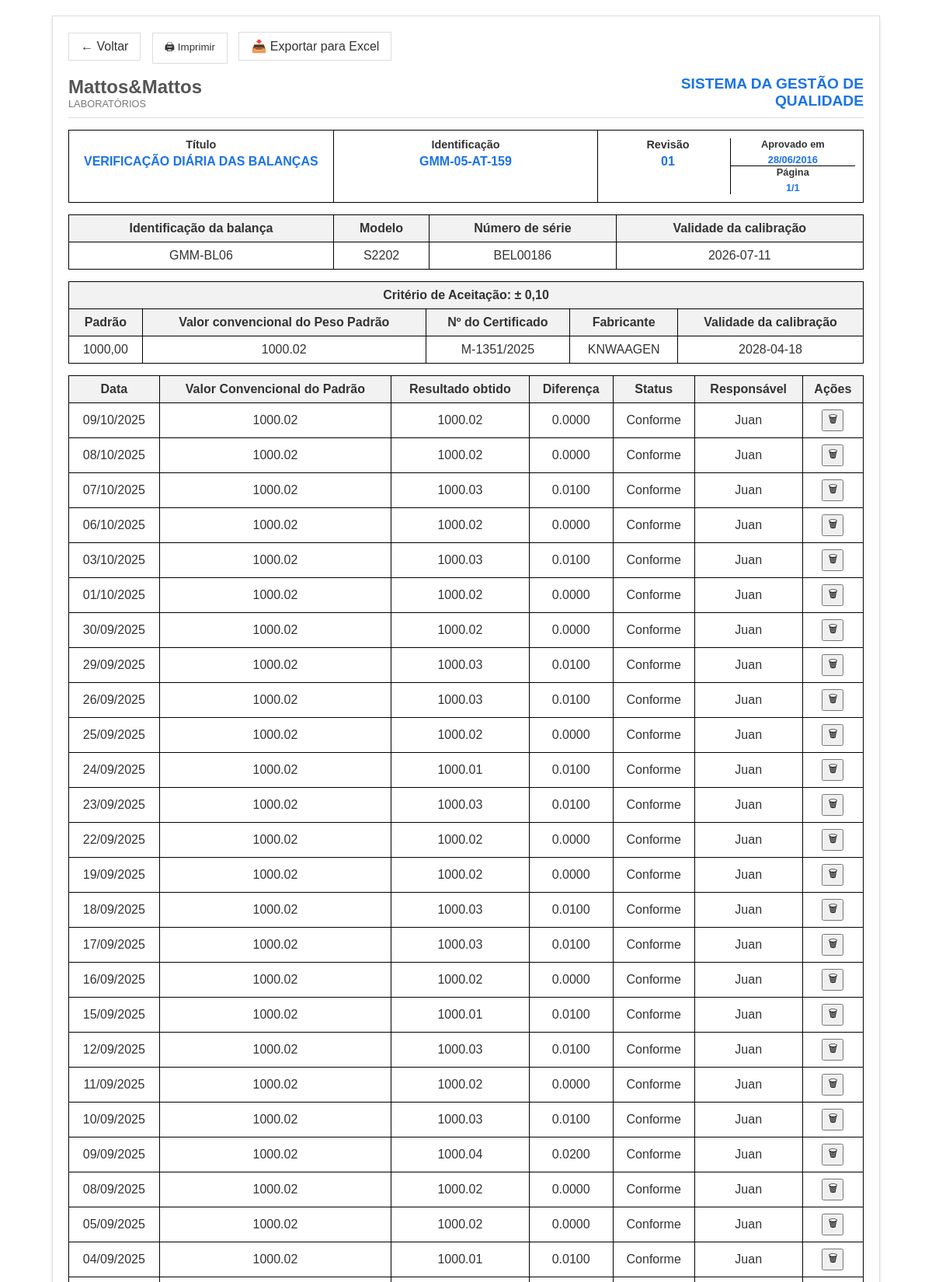
Screenshot of /historico/2 (signed in, upper part) with the database file from the repository.
### app/models.py (models this page shows)
class Balanca(db.Model):
    id = db.Column(db.Integer, primary_key=True)
    identificacao = db.Column(db.String(20), nullable=False, unique=True)
    modelo = db.Column(db.String(50), nullable=False)
    numero_serie = db.Column(db.String(50), nullable=False)
    validade_calibracao = db.Column(db.String(10), nullable=False)
    criterio_aceitacao = db.Column(db.String(20), nullable=False)
    padrao = db.Column(db.String(50), nullable=False)
    valor_convencional = db.Column(db.Float, nullable=False)
    numero_certificado = db.Column(db.String(50), nullable=False)
    fabricante = db.Column(db.String(50), nullable=False)
    validade_padrao = db.Column(db.String(10), nullable=False)
    registros = db.relationship('RegistroDiario', backref='balanca', lazy=True)

class RegistroDiario(db.Model):
    id = db.Column(db.Integer, primary_key=True)
    data = db.Column(db.Date, default=datetime.utcnow)
    resultado_obtido = db.Column(db.Float, nullable=False)
    responsavel = db.Column(db.String(100), nullable=False)
    balanca_id = db.Column(db.Integer, db.ForeignKey('balanca.id'), nullable=False)
    @property
    def diferenca(self):
        return round(abs(self.resultado_obtido - self.balanca.valor_convencional), 4)
    @property
    def status(self):
        criterio_limpo = self.balanca.criterio_aceitacao.replace("±", "").replace(",", ".")
        try:
            criterio = float(criterio_limpo)
        except ValueError:
            criterio = 0.05
        return "Conforme" if self.diferenca <= criterio else "Não Conforme"

### app/routes.py (the view)
@routes_bp.route("/historico/<int:id>")
@login_required
def historico(id):
    balanca = Balanca.query.get_or_404(id)
    registros = RegistroDiario.query.filter_by(balanca_id=id).order_by(RegistroDiario.data.desc()).all()
    return render_template("historico.html", balanca=balanca, registros=registros)

### app/__init__.py (called while the page is built)
def create_app():
    app = Flask(__name__)
    app.config['SECRET_KEY'] = 'sua_chave_secreta_aqui'
    app.config['SQLALCHEMY_DATABASE_URI'] = 'sqlite:////app/instance/balancas.db'
    app.config['SQLALCHEMY_TRACK_MODIFICATIONS'] = False
    db.init_app(app)
    login_manager = LoginManager()
    login_manager.login_view = 'routes.login'
    login_manager.login_message = "Faça login para acessar."
    login_manager.init_app(app)
    @login_manager.user_loader
    def load_user(user_id):
        return User.query.get(int(user_id))
    from .routes import routes_bp
    app.register_blueprint(routes_bp)
    with app.app_context():
        db.create_all()
    return app

### app/templates/historico.html (shortened to what this page needs)
<!DOCTYPE html>
<html lang="pt-br">
<head>
</head>
<body>
    <div class="container">
        <div class="actions">
            <a href="{{ url_for('routes.index') }}" class="back-button">← Voltar</a>
            <button onclick="window.print()" class="print-button">🖨 Imprimir</button>
            <a href="{{ url_for('routes.exportar_excel', id=balanca.id) }}" class="print-button">📥 Exportar para Excel</a>
        </div>
        <div class="logo-header">
            <div class="company-name">
                <h2>Mattos&Mattos</h2>
                <p>LABORATÓRIOS</p>
            </div>
            <div class="system-title">
                <h1>SISTEMA DA GESTÃO DE</h1>
                <h1>QUALIDADE</h1>
            </div>
        </div>
        <div class="title-header">
            <div class="title-section">
                <h3>Título</h3>
                <p class="blue-text">VERIFICAÇÃO DIÁRIA DAS BALANÇAS</p>
            </div>
            <div class="id-section">
                <h3>Identificação</h3>
                <p class="blue-text">GMM-05-AT-159</p>
            </div>
            <div class="revision-section">
                <div>
                    <h3>Revisão</h3>
                    <p class="blue-text">01</p>
                </div>
                <div class="date-section">
                    <div class="approved">
                        <h3 style="font-size: 0.8rem;">Aprovado em</h3>
                        <p class="blue-text" style="font-size: 0.8rem;">28/06/2016</p>
                    </div>
                    <div>
                        <h3 style="font-size: 0.8rem;">Página</h3>
                        <p class="blue-text" style="font-size: 0.8rem;">1/1</p>
                    </div>
                </div>
            </div>
        </div>
        <table>
            <thead>
                <tr>
                    <th>Identificação da balança</th>
                    <th>Modelo</th>
                    <th>Número de série</th>
                    <th>Validade da calibração</th>
                </tr>
            </thead>
            <tbody>
                <tr>
                    <td>{{ balanca.identificacao }}</td>
                    <td>{{ balanca.modelo }}</td>
                    <td>{{ balanca.numero_serie }}</td>
                    <td>{{ balanca.validade_calibracao }}</td>
                </tr>
            </tbody>
        </table>
        <table>
            <thead>
                <tr>
                    <th colspan="5">Critério de Aceitação: ± {{ balanca.criterio_aceitacao }}</th>
                </tr>
                <tr>
                    <th>Padrão</th>
                    <th>Valor convencional do Peso Padrão</th>
                    <th>Nº do Certificado</th>
                    <th>Fabricante</th>
                    <th>Validade da calibração</th>
                </tr>
            </thead>
            <tbody>
                <tr>
                    <td>{{ balanca.padrao }}</td>
                    <td>{{ balanca.valor_convencional }}</td>
                    <td>{{ balanca.numero_certificado }}</td>
                    <td>{{ balanca.fabricante }}</td>
                    <td>{{ balanca.validade_padrao }}</td>
                </tr>
            </tbody>
        </table>
        <table>
            <thead>
                <tr>
                    <th>Data</th>
                    <th>Valor Convencional do Padrão</th>
                    <th>Resultado obtido</th>
                    <th>Diferença</th>
                    <th>Status</th>
                    <th>Responsável</th>
                    {% if current_user.is_authenticated %}
                    <th>Ações</th>
                    {% endif %}
                </tr>
            </thead>
            <tbody>
                {% for r in registros %}
                <tr>
                    <td>{{ r.data.strftime('%d/%m/%Y') }}</td>
                    <td>{{ balanca.valor_convencional }}</td>
                    <td>{{ r.resultado_obtido }}</td>
                    <td>{{ "%.4f"|format(r.diferenca) }}</td>
                    <td>{{ r.status }}</td>
                    <td>{{ r.responsavel }}</td>
                    {% if current_user.is_authenticated %}
                    <td>
                        <form method="POST" action="{{ url_for('routes.excluir_registro', id=r.id, balanca_id=balanca.id) }}" onsubmit="return confirm('Excluir este registro?');">
                            <button type="submit" class="btn btn-danger btn-sm">🗑</button>
                        </form>
                    </td>
                    {% endif %}
                </tr>
                {% else %}
                <tr>
                    <td colspan="7">Nenhum registro encontrado.</td>
                </tr>
                {% endfor %}
            </tbody>
        </table>
    </div>
</body>
</html>

### app/templates/historico.html (style rules this page uses)
body { font-family: Arial, sans-serif; margin: 20px; padding: 0; color: #333; }
.container { max-width: 1024px; margin: 0 auto; padding: 20px; border: 1px solid #ddd; box-shadow: 0 2px 5px rgba(0,0,0,0.1); }
.logo-header { display: flex; justify-content: space-between; align-items: center; margin-bottom: 15px; border-bottom: 1px solid #ddd; padding-bottom: 10px; }
.company-name { text-align: left; }
.company-name h2 { margin: 0; color: #555; font-weight: bold; }
.company-name p { margin: 0; font-size: 0.8rem; color: #777; }
.system-title { text-align: right; color: #1a73e8; font-weight: bold; }
.system-title h1 { margin: 0; font-size: 1.2rem; }
.title-header { display: grid; grid-template-columns: repeat(3, 1fr); border: 1px solid black; margin-bottom: 15px; }
.title-header > div { padding: 10px; text-align: center; }
.title-header h3 { margin: 0; font-size: 0.9rem; }
.title-header p { margin: 5px 0 0; font-weight: bold; }
.title-header .blue-text { color: #1a73e8; }
.title-section { border-right: 1px solid black; }
.id-section { border-right: 1px solid black; }
.revision-section { display: grid; grid-template-columns: 1fr 1fr; }
.revision-section > div:first-child { border-right: 1px solid black; }
.revision-section .date-section { display: grid; grid-template-rows: 1fr 1fr; }
.revision-section .date-section .approved { border-bottom: 1px solid black; }
table { width: 100%; border-collapse: collapse; margin-bottom: 15px; }
th, td { border: 1px solid black; padding: 8px; text-align: center; }
th { background-color: #f2f2f2; }
.print-button, .back-button { background-color: white; border: 1px solid #ddd; padding: 8px 15px; cursor: pointer; display: inline-flex; align-items: center; gap: 5px; text-decoration: none; color: #333; margin-right: 10px; }
.actions { margin-bottom: 15px; }

### rows the page displays
Balanca: identificacao "GMM-BL06", modelo "S2202", numero_serie "BEL00186", validade_calibracao "2026-07-11", criterio_aceitacao "0,10", padrao "1000,00", valor_convencional "1000.02", numero_certificado "M-1351/2025", fabricante "KNWAAGEN", validade_padrao "2028-04-18"
RegistroDiario: data "09/10/2025", resultado_obtido "1000.02", diferenca "0.0000", status "Conforme", responsavel "Juan"
RegistroDiario: data "08/10/2025", resultado_obtido "1000.02", diferenca "0.0000", status "Conforme", responsavel "Juan"
RegistroDiario: data "07/10/2025", resultado_obtido "1000.03", diferenca "0.0100", status "Conforme", responsavel "Juan"
RegistroDiario: data "06/10/2025", resultado_obtido "1000.02", diferenca "0.0000", status "Conforme", responsavel "Juan"
RegistroDiario: data "03/10/2025", resultado_obtido "1000.03", diferenca "0.0100", status "Conforme", responsavel "Juan"
RegistroDiario: data "01/10/2025", resultado_obtido "1000.02", diferenca "0.0000", status "Conforme", responsavel "Juan"
RegistroDiario: data "30/09/2025", resultado_obtido "1000.02", diferenca "0.0000", status "Conforme", responsavel "Juan"
RegistroDiario: data "29/09/2025", resultado_obtido "1000.03", diferenca "0.0100", status "Conforme", responsavel "Juan"
RegistroDiario: data "26/09/2025", resultado_obtido "1000.03", diferenca "0.0100", status "Conforme", responsavel "Juan"
RegistroDiario: data "25/09/2025", resultado_obtido "1000.02", diferenca "0.0000", status "Conforme", responsavel "Juan"
RegistroDiario: data "24/09/2025", resultado_obtido "1000.01", diferenca "0.0100", status "Conforme", responsavel "Juan"
RegistroDiario: data "23/09/2025", resultado_obtido "1000.03", diferenca "0.0100", status "Conforme", responsavel "Juan"
RegistroDiario: data "22/09/2025", resultado_obtido "1000.02", diferenca "0.0000", status "Conforme", responsavel "Juan"
RegistroDiario: data "19/09/2025", resultado_obtido "1000.02", diferenca "0.0000", status "Conforme", responsavel "Juan"
RegistroDiario: data "18/09/2025", resultado_obtido "1000.03", diferenca "0.0100", status "Conforme", responsavel "Juan"
RegistroDiario: data "17/09/2025", resultado_obtido "1000.03", diferenca "0.0100", status "Conforme", responsavel "Juan"
RegistroDiario: data "16/09/2025", resultado_obtido "1000.02", diferenca "0.0000", status "Conforme", responsavel "Juan"
RegistroDiario: data "15/09/2025", resultado_obtido "1000.01", diferenca "0.0100", status "Conforme", responsavel "Juan"
RegistroDiario: data "12/09/2025", resultado_obtido "1000.03", diferenca "0.0100", status "Conforme", responsavel "Juan"
RegistroDiario: data "11/09/2025", resultado_obtido "1000.02", diferenca "0.0000", status "Conforme", responsavel "Juan"
RegistroDiario: data "10/09/2025", resultado_obtido "1000.03", diferenca "0.0100", status "Conforme", responsavel "Juan"
RegistroDiario: data "09/09/2025", resultado_obtido "1000.04", diferenca "0.0200", status "Conforme", responsavel "Juan"
RegistroDiario: data "08/09/2025", resultado_obtido "1000.02", diferenca "0.0000", status "Conforme", responsavel "Juan"
RegistroDiario: data "05/09/2025", resultado_obtido "1000.02", diferenca "0.0000", status "Conforme", responsavel "Juan"
RegistroDiario: data "04/09/2025", resultado_obtido "1000.01", diferenca "0.0100", status "Conforme", responsavel "Juan"
